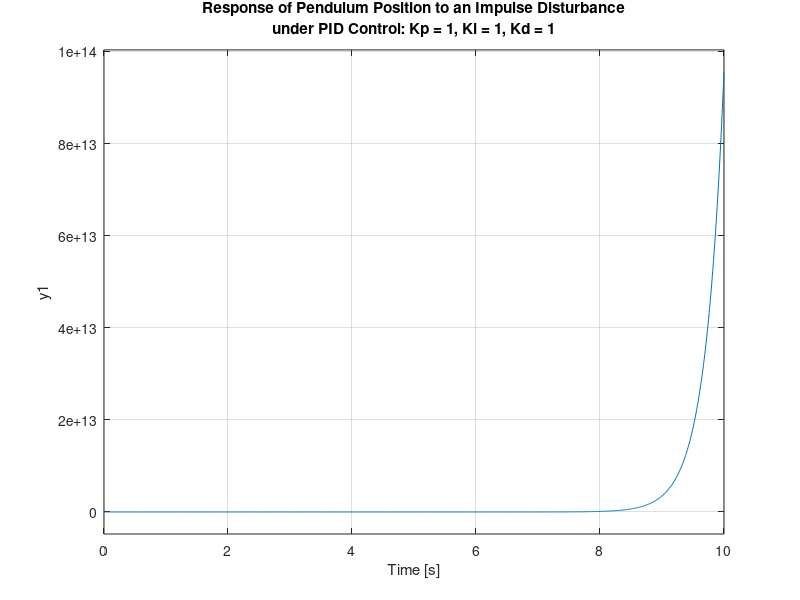
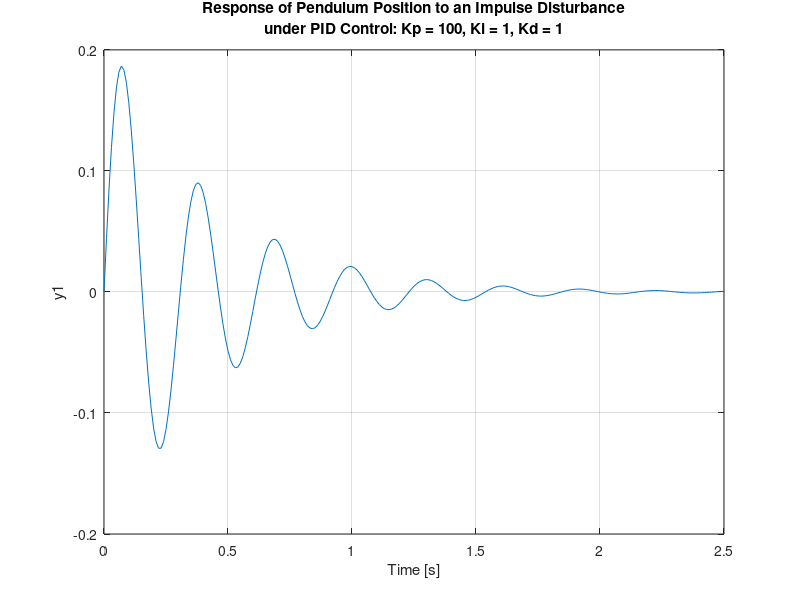
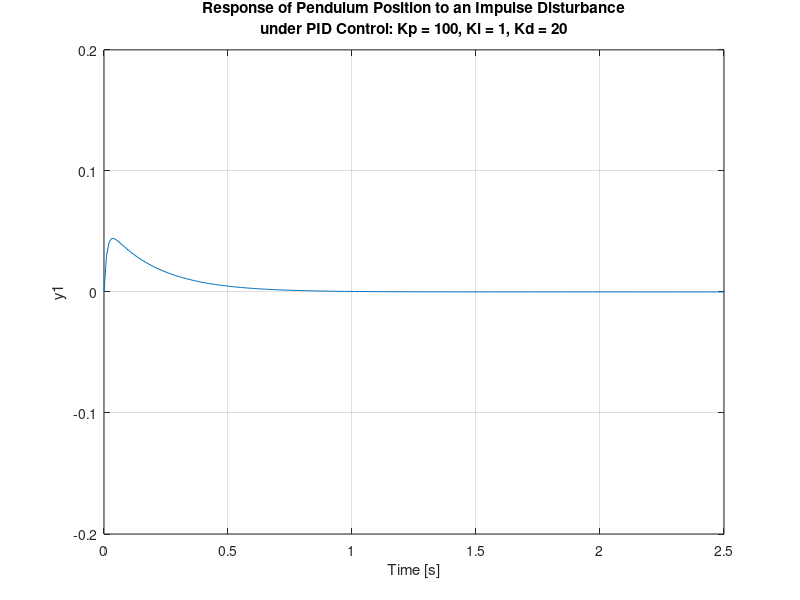
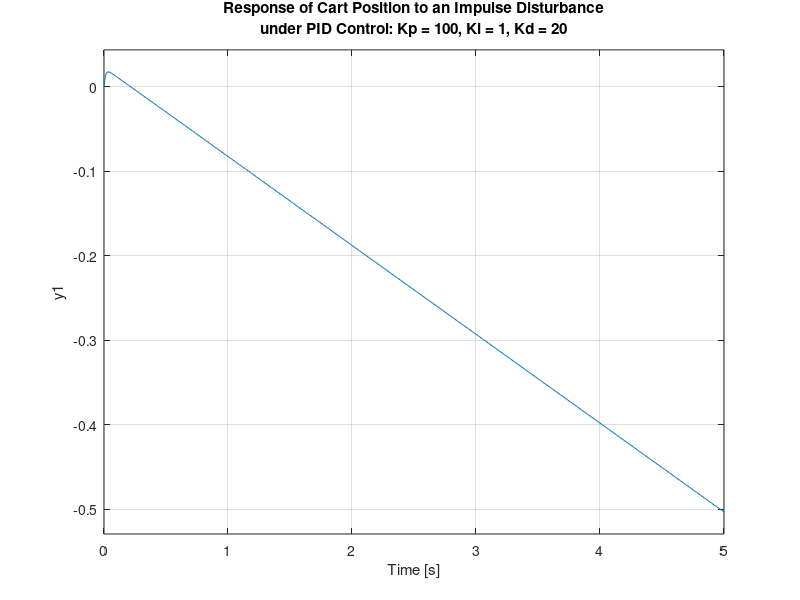

Write MATLAB code to recreate these figures, in order.
clc;
clear all;
close all;
M = 0.5;
m = 0.2;
b = 0.1;
I = 0.006;
g = 9.8;
l = 0.3;
q = (M+m)*(I+m*l^2)-(m*l)^2;
s = tf('s');
P_pend = (m*l*s/q)/(s^3 + (b*(I + m*l^2))*s^2/q - ((M + m)*m*g*l)*s/q - b*m*g*l/q);
Kp = 1;
Ki = 1;
Kd = 1;
C = pid(Kp,Ki,Kd);
T = feedback(P_pend,C);
figure(1);
t=0:0.01:10;
impulse(T,t)
title({'Response of Pendulum Position to an Impulse Disturbance';'under PID Control: Kp = 1, Ki = 1, Kd = 1'});

Kp = 100;
Ki = 1;
Kd = 1;
C = pid(Kp,Ki,Kd);
T = feedback(P_pend,C);
figure(2);
t=0:0.01:10;
impulse(T,t)
axis([0, 2.5, -0.2, 0.2]);
title({'Response of Pendulum Position to an Impulse Disturbance';'under PID Control: Kp = 100, Ki = 1, Kd = 1'});

Kp = 100;
Ki = 1;
Kd = 20;
C = pid(Kp,Ki,Kd);
T = feedback(P_pend,C);
figure(3);
t=0:0.01:10;
impulse(T,t)
axis([0, 2.5, -0.2, 0.2]);
title({'Response of Pendulum Position to an Impulse Disturbance';'under PID Control: Kp = 100, Ki = 1, Kd = 20'});

P_cart = (((I+m*l^2)/q)*s^2 - (m*g*l/q))/(s^4 + (b*(I + m*l^2))*s^3/q - ((M + m)*m*g*l)*s^2/q - b*m*g*l*s/q);
T2 = feedback(1,P_pend*C)*P_cart;
figure(4);
t = 0:0.01:5;
impulse(T2, t);
title({'Response of Cart Position to an Impulse Disturbance';'under PID Control: Kp = 100, Ki = 1, Kd = 20'});


